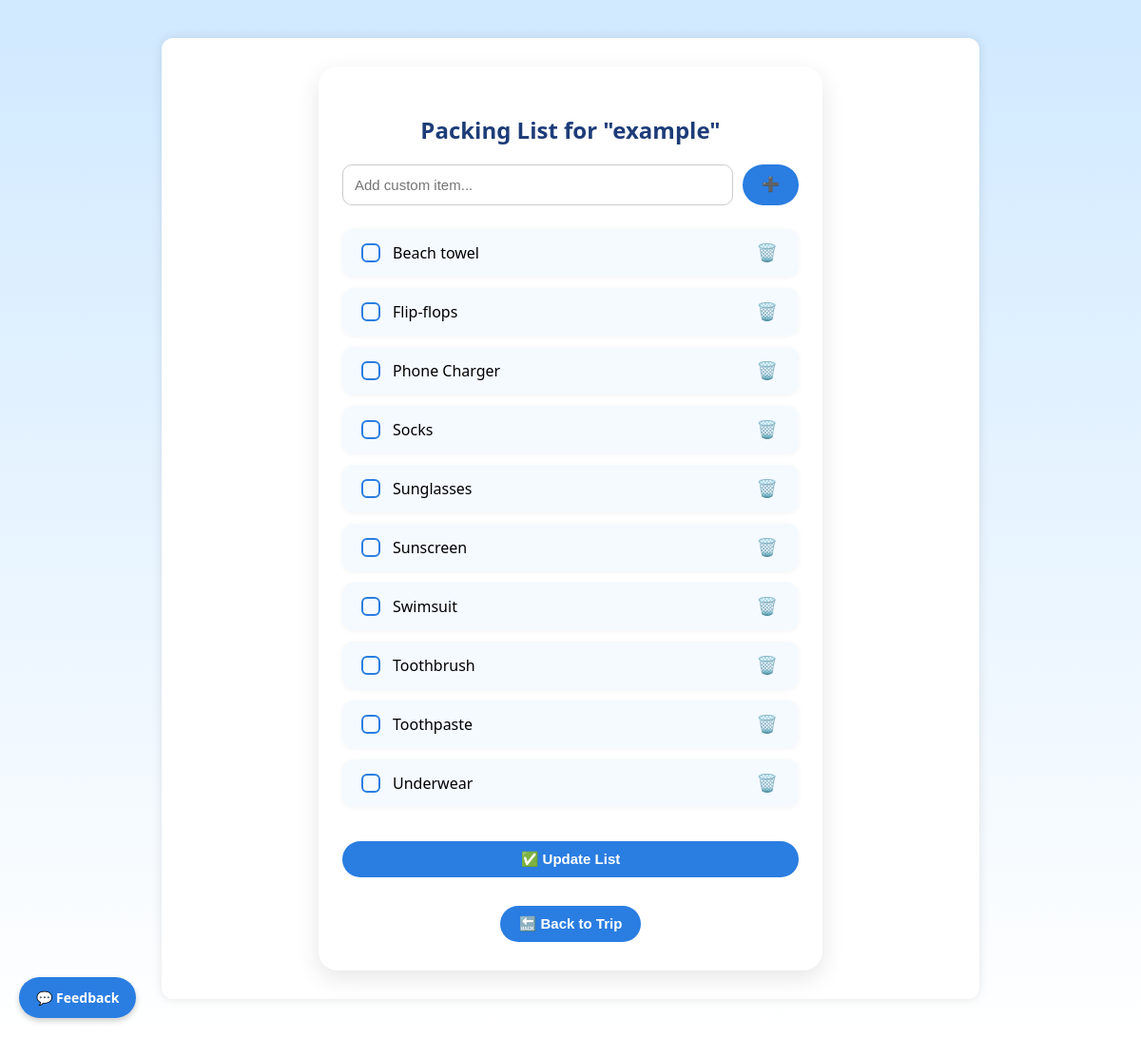
The page /trips/9/packing/ (signed in) on the database its author committed.
### trips/models.py (models this page shows, shortened)
class Trip(models.Model):
    TRIP_TYPE_CHOICES = [
        ('beach', 'Beach'),
        ('city', 'City'),
        ('hiking', 'Hiking'),
        ('business', 'Business'),
        ('snow', 'Snow / Ski'),
        ('other', 'Other'),
    ]
    user = models.ForeignKey(get_user_model(), on_delete=models.CASCADE)
    name = models.CharField(max_length=100)
    destination = models.CharField(max_length=100)
    start_date = models.DateField()
    end_date = models.DateField()
    trip_type = models.CharField(max_length=50, choices=TRIP_TYPE_CHOICES, default='other')
    manually_cleared = models.BooleanField(default=False)
    is_public = models.BooleanField(default=False)
    share_token = models.CharField(max_length=12, unique=True, blank=True, null=True)

class PackingItem(models.Model):
    trip = models.ForeignKey(Trip, on_delete=models.CASCADE, related_name='packing_items')
    name = models.CharField(max_length=100)
    is_packed = models.BooleanField(default=False)

### trips/views.py (the view, shortened to what this page needs)
# urls.py: path('<int:trip_id>/packing/', views.packing_list, name='packing_list'),
@login_required
def packing_list(request, trip_id):
    trip = get_object_or_404(Trip, id=trip_id, user=request.user)
    if not trip.packing_items.exists() and not trip.manually_cleared:
        generate_packing_list(trip)
    items = trip.packing_items.all().order_by('is_packed', 'name')
    return render(request, 'trips/packing_list.html', {'trip': trip, 'items': items})

### trips/templates/trips/packing_list.html (shortened to what this page needs)
{% extends 'base.html' %}
{% block content %}
<div class="container" style="max-width: 480px; margin: auto; background: #ffffff; padding: 30px 25px; border-radius: 20px; box-shadow: 0 8px 25px rgba(0, 0, 0, 0.1);">
  <h2 style="text-align: center; color: #1d3c78; margin-bottom: 20px; font-weight: 700;">Packing List for "{{ trip.name }}"</h2>
  <form method="post" style="display: flex; gap: 10px; margin-bottom: 25px;">
    <input type="text" name="new_item" placeholder="Add custom item..." class="input-field">
    <button type="submit" class="add-btn">➕</button>
  </form>
  <form method="post" action="{% url 'update_packing_list' trip.id %}">
    <ul style="list-style: none; padding: 0;">
      {% if items %}
      {% for item in items %}
      <li class="packing-item fade-in">
        <label style="display: flex; align-items: center; gap: 10px;">
          <input type="checkbox" class="custom-checkbox" name="packed_items" value="{{ item.name }}" {% if item.is_packed %}checked{% endif %}>
          {{ item.name }}
        </label>
        <button type="submit" name="delete_item" value="{{ item.name }}" class="btn-icon">🗑️</button>
      </li>
      {% endfor %}
      {% else %}
        <li style="text-align: center; padding: 20px; color: #999;">Your packing list is empty. Start adding items above!</li>
      {% endif %}
    </ul>
    <button type="submit" class="update-btn" style="width: 100%; margin-top: 20px;">✅ Update List</button>
  </form>
  <div style="text-align: center; margin-top: 30px;">
    <a href="{% url 'trip_detail' trip.id %}">
      <button type="button" class="back-btn">🔙 Back to Trip</button>
    </a>
  </div>
</div>
{% endblock %}

### templates/base.html (style rules this page uses)
body { font-family: 'Segoe UI', sans-serif; background: linear-gradient(to bottom, #d0e9ff, #ffffff); margin: 0; padding: 0; }
.container { max-width: 800px; margin: 40px auto; background: #fff; padding: 30px; border-radius: 12px; box-shadow: 0 0 12px rgba(0, 0, 0, 0.1); }

### trips/templates/trips/packing_list.html (style rules this page uses)
.fade-in { animation: fadeInUp 0.5s ease both; }
.custom-checkbox { appearance: none; width: 20px; height: 20px; border: 2px solid #2a7de1; border-radius: 6px; position: relative; cursor: pointer; transition: 0.2s; }
.input-field { flex: 1; padding: 12px; font-size: 15px; border: 1px solid #ccc; border-radius: 10px; }
.add-btn, .update-btn, .back-btn { background-color: #2a7de1; color: white; border: none; border-radius: 30px; padding: 10px 20px; font-weight: bold; font-size: 15px; cursor: pointer; transition: background-color 0.3s; }
.packing-item { display: flex; justify-content: space-between; align-items: center; padding: 12px 16px; margin-bottom: 12px; border-radius: 12px; background: #f4faff; box-shadow: 0 1px 5px rgba(0,0,0,0.05); animation: fadeInUp 0.5s ease; }
.btn-icon { background: transparent; border: none; font-size: 18px; cursor: pointer; transition: transform 0.2s ease; }

### rows shown on the page
Trip: name "example"
PackingItem: name "Beach towel"
PackingItem: name "Flip-flops"
PackingItem: name "Phone Charger"
PackingItem: name "Socks"
PackingItem: name "Sunglasses"
PackingItem: name "Sunscreen"
PackingItem: name "Swimsuit"
PackingItem: name "Toothbrush"
PackingItem: name "Toothpaste"
PackingItem: name "Underwear"
